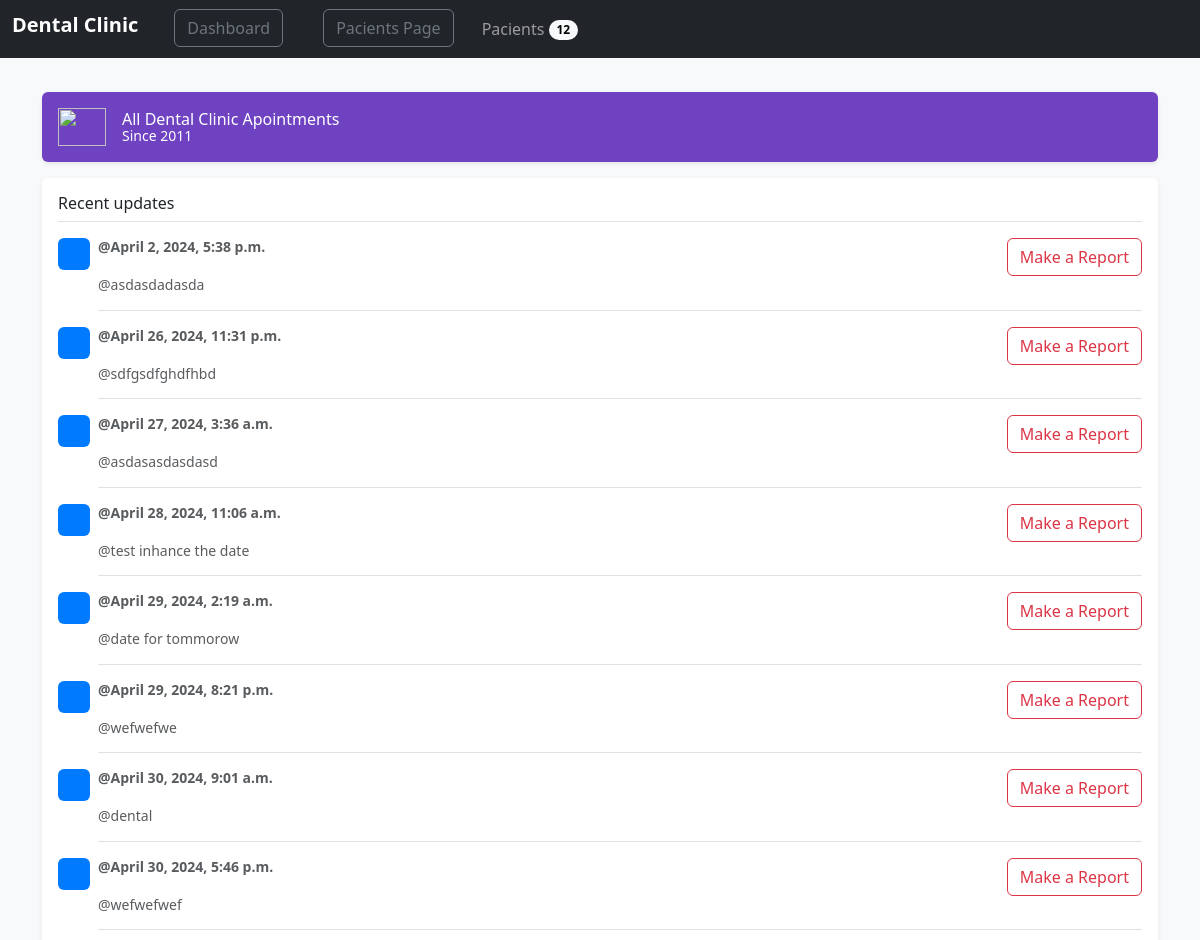
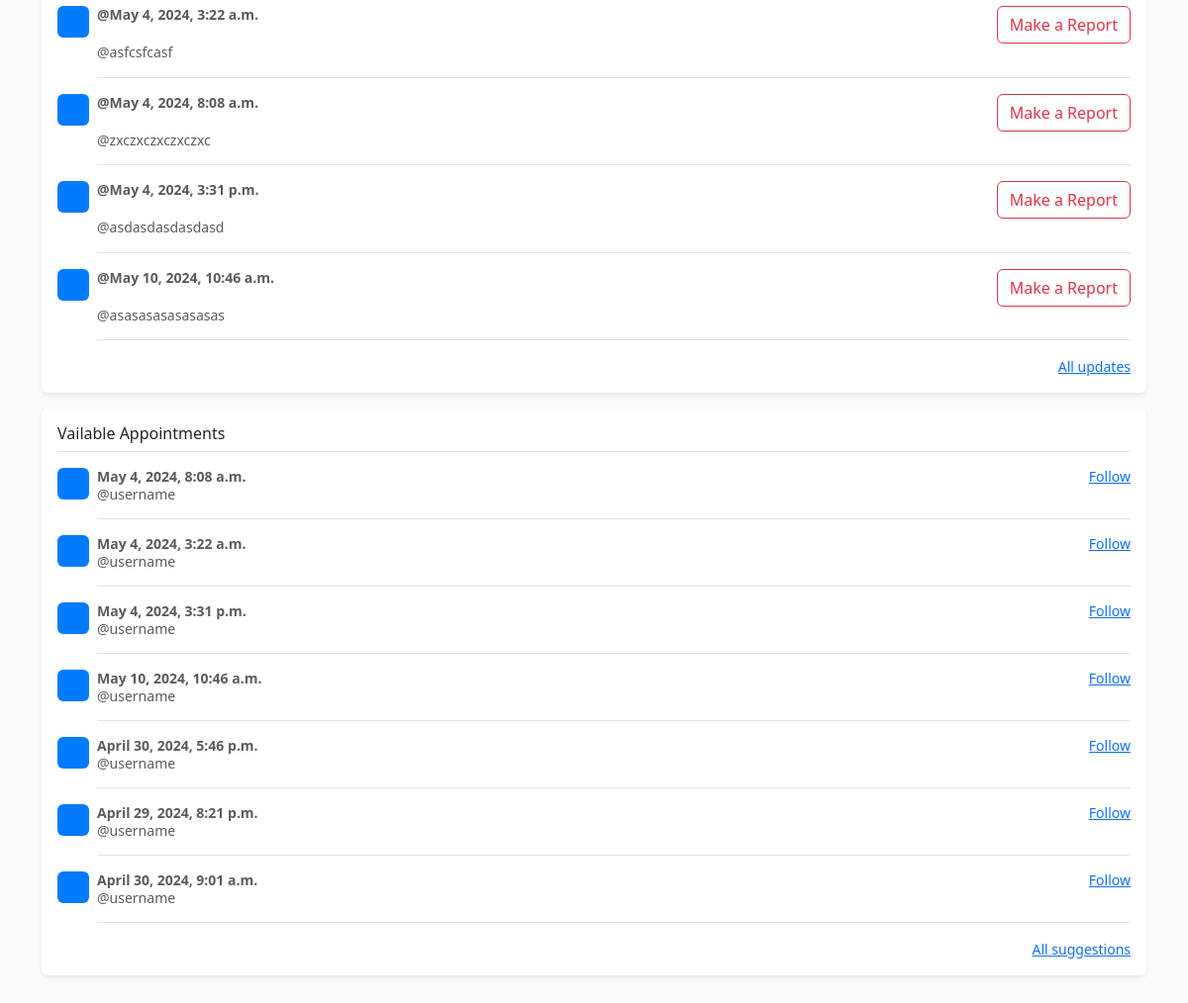
Screenshot of /clinicpage/1 (signed in) with the database file from the repository (2 pictures, top to bottom).
### ams_app/models.py (models this page shows, shortened)
class Clinic(models.Model):
    clinic_name = models.CharField(max_length=100)
    clinic_specialty = models.CharField(max_length=100)
    clinic_details = models.TextField()
    created_at = models.DateTimeField(auto_now_add=True)
    updated_at = models.DateTimeField(auto_now=True)
    objects = ClinicManager()

class Appointment(models.Model):
    appointment_date = models.DateTimeField()
    appointment_details = models.TextField()
    pacient = models.ForeignKey(Pacient, related_name="appointments", on_delete = models.CASCADE)
    clinic = models.ForeignKey(Clinic, related_name="appointments", on_delete = models.CASCADE)
    created_at = models.DateTimeField(auto_now_add=True)
    updated_at = models.DateTimeField(auto_now=True)
    objects = AppointmentManager()

### ams_app/views.py (the view)
# urls.py: path('clinicpage/<int:id>', views.clinicpage),
def clinicpage(request , id):
    if 'admin_id' not in request.session:
        return redirect('/')
    else:
        clinics = models.Clinic.objects.get(id =  id)
        all_the_appointments = models.Appointment.objects.filter(clinic = id)
        vailable_appointments = models.Appointment.objects.filter(clinic = id, appointment_date__gte = datetime.now())
        all_appointments = all_the_appointments.order_by('appointment_date')
        number_of_appointments = len(all_appointments)
        context = {
            'clinics': clinics,
            'all_appointments': all_appointments,
            'vailable_appointments': vailable_appointments,
            'number_of_appointments': number_of_appointments,
        }
        return render(request, 'clinic.html', context)

### ams_app/templates/clinic.html (shortened to what this page needs)
<!doctype html>
<html lang="en" data-bs-theme="auto">
<head><script src="/docs/5.3/assets/js/color-modes.js"></script>
    {% load static %}
    <link rel="stylesheet" href="{% static 'css/style.css' %}">
    <link rel="stylesheet" href="{% static 'css/bootstrap.css' %}">
<link href="/docs/5.3/dist/css/bootstrap.min.css" rel="stylesheet">
</head>
<body class="bg-body-tertiary">
<nav class="navbar navbar-expand-lg fixed-top navbar-dark bg-dark" aria-label="Main navigation">
<div class="container-fluid">
    <h4 class="navbar-brand" >{{clinics.clinic_name}}</h4>
<div class="navbar-collapse offcanvas-collapse" id="navbarsExampleDefault">
    <ul class="navbar-nav me-auto mb-2 mb-lg-0">
    <li class="nav-item">
        <a class="btn btn-outline-secondary" aria-current="page" href="/">Dashboard</a>
    </li>
    <li class="nav-item">
        <a class="btn btn-outline-secondary"href="/pacients_page">Pacients Page</a>
    </li>
        <a class="nav-link" href="#">
            Pacients
            <span class="badge text-bg-light rounded-pill align-text-bottom"> {{number_of_appointments}} </span>
        </a>
    </ul>
</div>
</div>
</nav>
<main class="container">
<div class="d-flex align-items-center p-3 my-3 text-white bg-purple rounded shadow-sm">
<img class="me-3" src="/docs/5.3/assets/brand/bootstrap-logo-white.svg" alt="" width="48" height="38">
<div class="lh-1">
    <h1 class="h6 mb-0 text-white lh-1">All {{clinics.clinic_name}} Apointments</h1>
    <small>Since 2011</small>
</div>
</div>
<div class="my-3 p-3 bg-body rounded shadow-sm">
<h6 class="border-bottom pb-2 mb-0">Recent updates</h6>
{% for All_C_Appo in all_appointments %}
<div class="d-flex text-body-secondary pt-3">
    <svg class="bd-placeholder-img flex-shrink-0 me-2 rounded" width="32" height="32" xmlns="http://www.w3.org/2000/svg" role="img" aria-label="Placeholder: 32x32" preserveAspectRatio="xMidYMid slice" focusable="false"><title>Placeholder</title><rect width="100%" height="100%" fill="#007bff"/><text x="50%" y="50%" fill="#007bff" dy=".3em">32x32</text></svg>
    <div class="pb-3 mb-0 small lh-sm border-bottom w-100">
    <div class="d-flex justify-content-between">
        <strong class="text-gray-dark">@{{All_C_Appo.appointment_date}}</strong>
        <a class="btn btn-outline-danger" href="/report_page/{{All_C_Appo.id}}/{{All_C_Appo.pacient_id}}">Make a Report</a>
    </div>
    <span class="d-block">@{{All_C_Appo.appointment_details}}</span>
    </div>
</div>
{% endfor %}
<small class="d-block text-end mt-3">
    <a href="#">All updates</a>
</small>
</div>
<div class="my-3 p-3 bg-body rounded shadow-sm">
<h6 class="border-bottom pb-2 mb-0">Vailable Appointments</h6>
{% for vailable_appointment in vailable_appointments %}
<div class="d-flex text-body-secondary pt-3">
    <svg class="bd-placeholder-img flex-shrink-0 me-2 rounded" width="32" height="32" xmlns="http://www.w3.org/2000/svg" role="img" aria-label="Placeholder: 32x32" preserveAspectRatio="xMidYMid slice" focusable="false"><title>Placeholder</title><rect width="100%" height="100%" fill="#007bff"/><text x="50%" y="50%" fill="#007bff" dy=".3em">32x32</text></svg>
    <div class="pb-3 mb-0 small lh-sm border-bottom w-100">
    <div class="d-flex justify-content-between">
        <strong class="text-gray-dark">{{vailable_appointment.appointment_date}}</strong>
        <a href="#">Follow</a>
    </div>
    <span class="d-block">@username</span>
    </div>
</div>
{% endfor %}
<small class="d-block text-end mt-3">
    <a href="#">All suggestions</a>
</small>
</div>
</main>
<script src="offcanvas-navbar.js"></script></body>
</html>

### ams_app/static/css/style.css (style rules this page uses)
body { padding-top: 3rem; padding-bottom: 3rem; color: rgb(var(--bs-tertiary-color-rgb)); }
.bd-placeholder-img { font-size: 1.125rem; text-anchor: middle; -webkit-user-select: none; -moz-user-select: none; user-select: none; }
body { font-family: Arial, sans-serif; line-height: 1.6; margin: 0; padding: 0; }
.container { max-width: 800px; margin: 0 auto; padding: 20px; }
body { font-family: Arial, sans-serif; background-color: #f0f0f0; margin: 0; padding: 0; }
body { font-family: "Lato", sans-serif; }
html, body { overflow-x: hidden; }
body { padding-top: 56px; }
.bg-purple { background-color: #6f42c1; }
li > a { margin-left: 20px; margin-right: 20px; }

### rows the page displays
Clinic: clinic_name "Dental Clinic"
Appointment: appointment_date "April 2, 2024, 5:38 p.m.", appointment_details "asdasdadasda"
Appointment: appointment_date "April 26, 2024, 11:31 p.m.", appointment_details "sdfgsdfghdfhbd"
Appointment: appointment_date "April 27, 2024, 3:36 a.m.", appointment_details "asdasasdasdasd"
Appointment: appointment_date "April 28, 2024, 11:06 a.m.", appointment_details "test inhance the date"
Appointment: appointment_date "April 29, 2024, 2:19 a.m.", appointment_details "date for tommorow"
Appointment: appointment_date "April 29, 2024, 8:21 p.m.", appointment_details "wefwefwe"
Appointment: appointment_date "April 30, 2024, 9:01 a.m.", appointment_details "dental"
Appointment: appointment_date "April 30, 2024, 5:46 p.m.", appointment_details "wefwefwef"
Appointment: appointment_date "May 4, 2024, 3:22 a.m.", appointment_details "asfcsfcasf"
Appointment: appointment_date "May 4, 2024, 8:08 a.m.", appointment_details "zxczxczxczxczxc"
Appointment: appointment_date "May 4, 2024, 3:31 p.m.", appointment_details "asdasdasdasdasd"
Appointment: appointment_date "May 10, 2024, 10:46 a.m.", appointment_details "asasasasasasasas"

### other values shown
{{ number_of_appointments }} "12"
